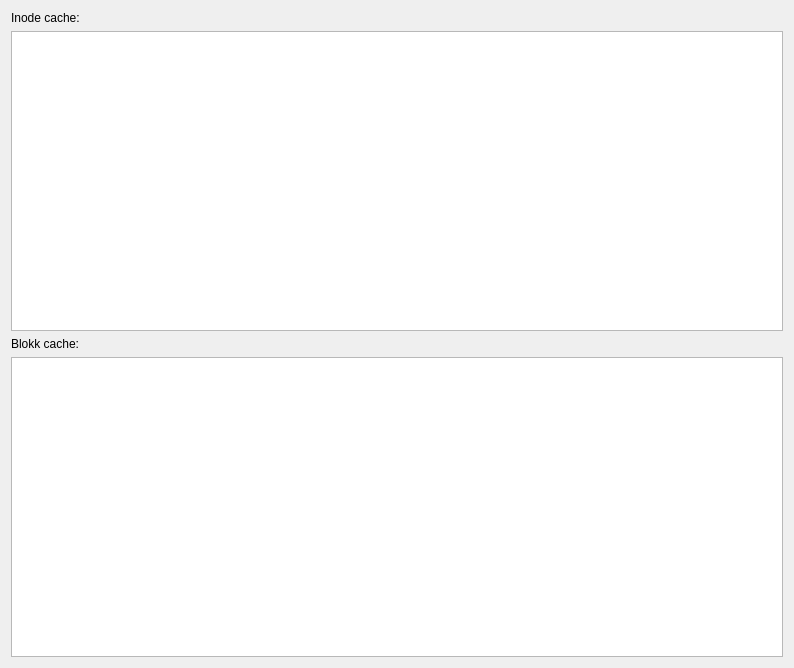
<?xml version="1.0" encoding="UTF-8"?>
<ui version="4.0">
 <class>CacheDialog</class>
 <widget class="QDialog" name="CacheDialog">
  <property name="geometry">
   <rect>
    <x>0</x>
    <y>0</y>
    <width>794</width>
    <height>668</height>
   </rect>
  </property>
  <property name="windowTitle">
   <string>Cache állapot</string>
  </property>
  <layout class="QVBoxLayout" name="verticalLayout">
   <item>
    <widget class="QLabel" name="label">
     <property name="text">
      <string>Inode cache:</string>
     </property>
    </widget>
   </item>
   <item>
    <widget class="QListView" name="inodeListWidget">
     <property name="editTriggers">
      <set>QAbstractItemView::NoEditTriggers</set>
     </property>
    </widget>
   </item>
   <item>
    <widget class="QLabel" name="label_2">
     <property name="text">
      <string>Blokk cache:</string>
     </property>
    </widget>
   </item>
   <item>
    <widget class="QListView" name="blockListWidget">
     <property name="editTriggers">
      <set>QAbstractItemView::NoEditTriggers</set>
     </property>
    </widget>
   </item>
  </layout>
 </widget>
 <resources/>
 <connections/>
</ui>
